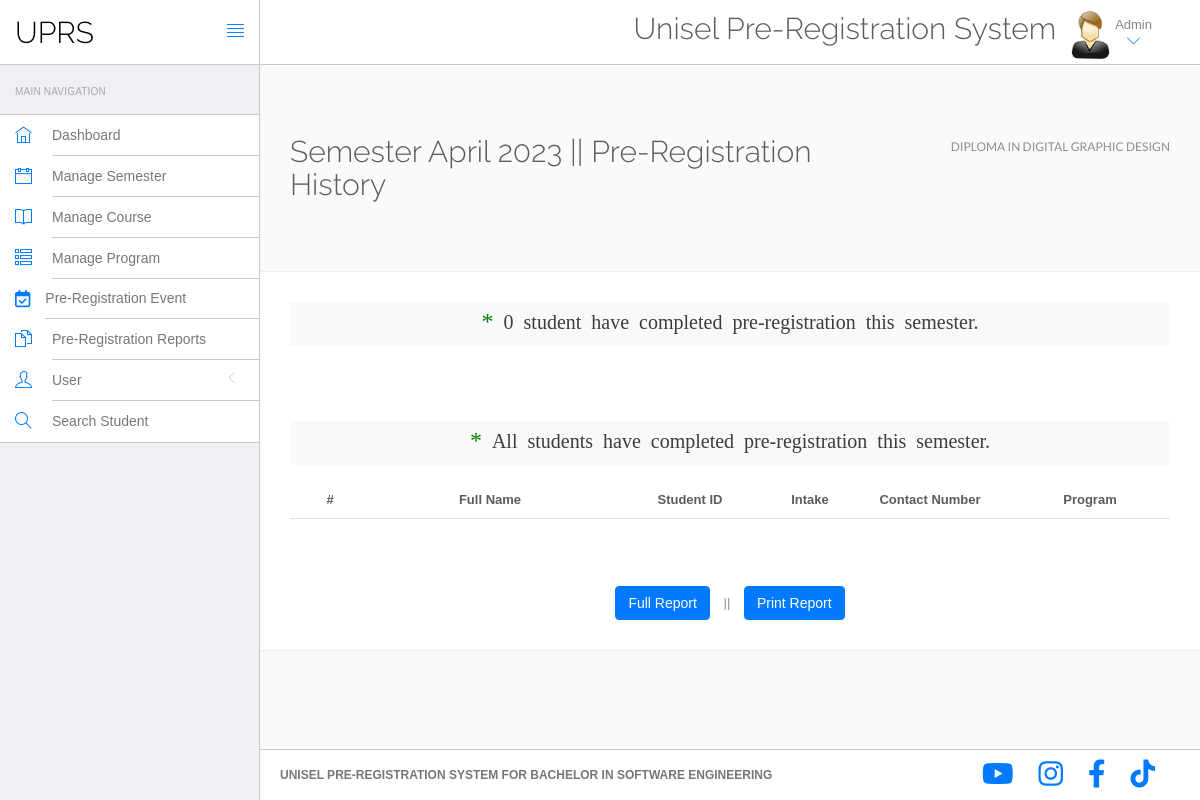
Screenshot of /admin/getReport.php?pCode=AD301&id=1 (signed in) with the database file from the repository.
### tables this page shows
CREATE TABLE `semester` (
  `sid` int(11) NOT NULL,
  `SemesterCode` int(10) NOT NULL,
  `semesterName` varchar(30) NOT NULL,
  `CreationDate` datetime NOT NULL DEFAULT current_timestamp(),
  `status` int(1) NOT NULL,
  `startDate` datetime DEFAULT NULL,
  `endDate` datetime DEFAULT NULL
);

CREATE TABLE `program` (
  `pCode` varchar(6) NOT NULL,
  `pName` varchar(150) NOT NULL
);

### src/admin/getReport.php (the view, shortened to what this page needs)
<?php
include('include/config.php');
if (strlen(($_SESSION['id'] == 0) || (strlen($_SESSION['login'] == 0)))) {
    header('location:logout.php');
} else {
    $sid = mysqli_real_escape_string($con, $_GET['id']);
    $sql = mysqli_query($con, "SELECT * FROM semester WHERE sid = $sid");
    $row = mysqli_fetch_array($sql);
?>
    <!DOCTYPE html>
    <html lang="en">
    <head>
        <link rel="stylesheet" href="vendor/bootstrap/css/bootstrap.min.css">
        <link rel="stylesheet" href="vendor/fontawesome/css/font-awesome.min.css">
        <link rel="stylesheet" href="vendor/themify-icons/themify-icons.min.css">
        <link href="vendor/animate.css/animate.min.css" rel="stylesheet" media="screen">
        <link href="vendor/perfect-scrollbar/perfect-scrollbar.min.css" rel="stylesheet" media="screen">
        <link href="vendor/switchery/switchery.min.css" rel="stylesheet" media="screen">
        <link href="vendor/bootstrap-touchspin/jquery.bootstrap-touchspin.min.css" rel="stylesheet" media="screen">
        <link href="vendor/select2/select2.min.css" rel="stylesheet" media="screen">
        <link href="vendor/bootstrap-datepicker/bootstrap-datepicker3.standalone.min.css" rel="stylesheet" media="screen">
        <link href="vendor/bootstrap-timepicker/bootstrap-timepicker.min.css" rel="stylesheet" media="screen">
        <link rel="stylesheet" href="assets/css/styles.css">
        <link rel="stylesheet" href="assets/css/plugins.css">
        <link rel="stylesheet" href="assets/css/themes/theme-1.css" id="skin_color" />
    </head>
    <body>
        <div id="app">
            <?php include('include/sidebar.php'); ?>
            <div class="app-content">
                <?php include('include/header.php'); ?>
                <div class="main-content">
                    <div class="wrap-content container" id="container">
                        <section id="page-title">
                            <div class="row">
                                <div class="col-sm-8">
                                    <h2 class="mainTitle"><?php echo htmlentities($row['semesterName']) . '&nbsp' . '||' . '&nbsp' . 'Pre-Registration History' ?></h2>
                                </div>
                                    <ol class="breadcrumb">
                                        <li>
                                            <?php
                                            $pCode = mysqli_real_escape_string($con, $_GET['pCode']);
                                            $result = mysqli_query($con, "SELECT pName FROM program WHERE pCode='$pCode'");
                                            $count = mysqli_num_rows($result);
                                            if ($count > 0) {
                                                $row = mysqli_fetch_assoc($result);
                                                $pName = $row['pName'];
                                        }
                                            echo $pName;
                                            ?>
                                        </li>
                                    </ol>
                            </div>
                        </section>
                        <div class="container-fluid container-fullw bg-white">
                            <div class="parent-container1">
                                <div class="item-content2">
                                    <div class="item-content" style="color: #3f3b3b; font-size: 20px;">
                                        <?php
                                              $sql = mysqli_query($con, "SELECT COUNT(DISTINCT user.uid) AS uniqueUidCount
                                              FROM user
                                              LEFT JOIN semestercourse ON user.uid = semestercourse.uid AND semestercourse.sid = $sid
                                              WHERE user.userType = 'user' AND semestercourse.uid IS NOT NULL AND user.pCode = '$pCode'");
                                        if ($sql) {
                                            $row = mysqli_fetch_assoc($sql);
                                            $uniqueUidCount = $row['uniqueUidCount'];
                                            if (($uniqueUidCount == 1) || ($uniqueUidCount == 0)) {
                                                echo '<p style="font-family: \'themify\';"><span style="color: green; font-size: 24px;">*</span> ' . $uniqueUidCount . ' student have completed pre-registration this semester.</p>';
                                            } else {
                                                echo '<p style="font-family: \'themify\';"><span style="color: green; font-size: 24px;">*</span> ' . $uniqueUidCount . ' students have completed pre-registration this semester.</p>';
                                            }
                                        }
                                        ?>
                                    </div>
                                </div>
                            </div>
                            <br>
                            <br> <br> <br>
                            <div class="parent-container1">
                                <div class="item-content2">
                                    <div class="item-content" style="color: #3f3b3b; font-size: 20px;">
                                        <?php
                                        $sql = mysqli_query($con, "SELECT COUNT(DISTINCT user.uid) AS uniqueUidCount
                                FROM user
                                LEFT JOIN semestercourse ON user.uid = semestercourse.uid AND semestercourse.sid = $sid
                                WHERE user.userType = 'user' AND semestercourse.uid IS NULL AND user.pCode = '$pCode'");
                                        if ($sql) {
                                            $row = mysqli_fetch_assoc($sql);
                                            $uniqueUidCount = $row['uniqueUidCount'];
                                            if ($uniqueUidCount == 0) {
                                                echo '<p style="font-family: \'themify\';"><span style="color: green; font-size: 24px;">*</span> ' . 'All students have completed pre-registration this semester.</p>';
                                            } elseif ($uniqueUidCount == 1) {
                                                echo '<p style="font-family: \'themify\';"><span style="color: red; font-size: 24px;">*</span> ' . $uniqueUidCount . ' student have not completed pre-registration this semester.</p>';
                                            } else {
                                                echo '<p style="font-family: \'themify\';"><span style="color: red; font-size: 24px;">*</span> ' . $uniqueUidCount . ' students have not completed pre-registration this semester.</p>';
                                            }
                                        }
                                        ?>
                                    </div>
                                </div>
                            </div>
                            <br>
                            <table class="table table-hover" id="sample-table-1">
                                <thead>
                                    <tr>
                                        <th class="center col-md-1">#</th>
                                        <th class="center col-md-3">Full Name</th>
                                        <th class="center col-md-2">Student ID</th>
                                        <th class="center col-md-1">Intake</th>
                                        <th class="center col-md-2">Contact Number</th>
                                        <th class="center col-md-2">Program</th>
                                    </tr>
                                </thead>
                            </table>
                            <br><br>
                            <div class="hide-on-print" style="margin: 10px 0 0; text-align: center;">
                                <form action="fullReport.php" method="post" style="display: inline-block;">
                                    <button class="btn btn-primary waves-effect waves-light w-lg" type="submit" name ="submit">Full Report</button>
                                </form>
                                <span style="margin: 0 10px;">||</span>
                                <button class="btn btn-primary waves-effect waves-light w-lg" id="printButton">Print Report</button>
                            </div>
                        </div>
                    </div>
                </div>
            </div>
            <?php include('include/footer.php'); ?>
        </div>
    </body>
    </html>
<?php } ?>

### src/admin/assets/css/themes/theme-1.css (style rules this page uses)
body { background: #FAFAFA; }

### src/admin/getReport.php (style rules this page uses)
.parent-container1 { display: flex; justify-content: center; align-items: center; background-color: #8e8e930d; }
body { font-size: 12px; }
#printButton { display: none; }
.hide-on-print { display: none; }

### src/admin/include/footer.php (style rules this page uses)
body { font-size: 12px; }
#printButton { display: none; }
.hide-on-print { display: none; }

### rows the page displays
semester: semesterName "Semester April 2023"
program: pName "DIPLOMA IN DIGITAL GRAPHIC DESIGN"

### other values shown
$uniqueUidCount "0"
